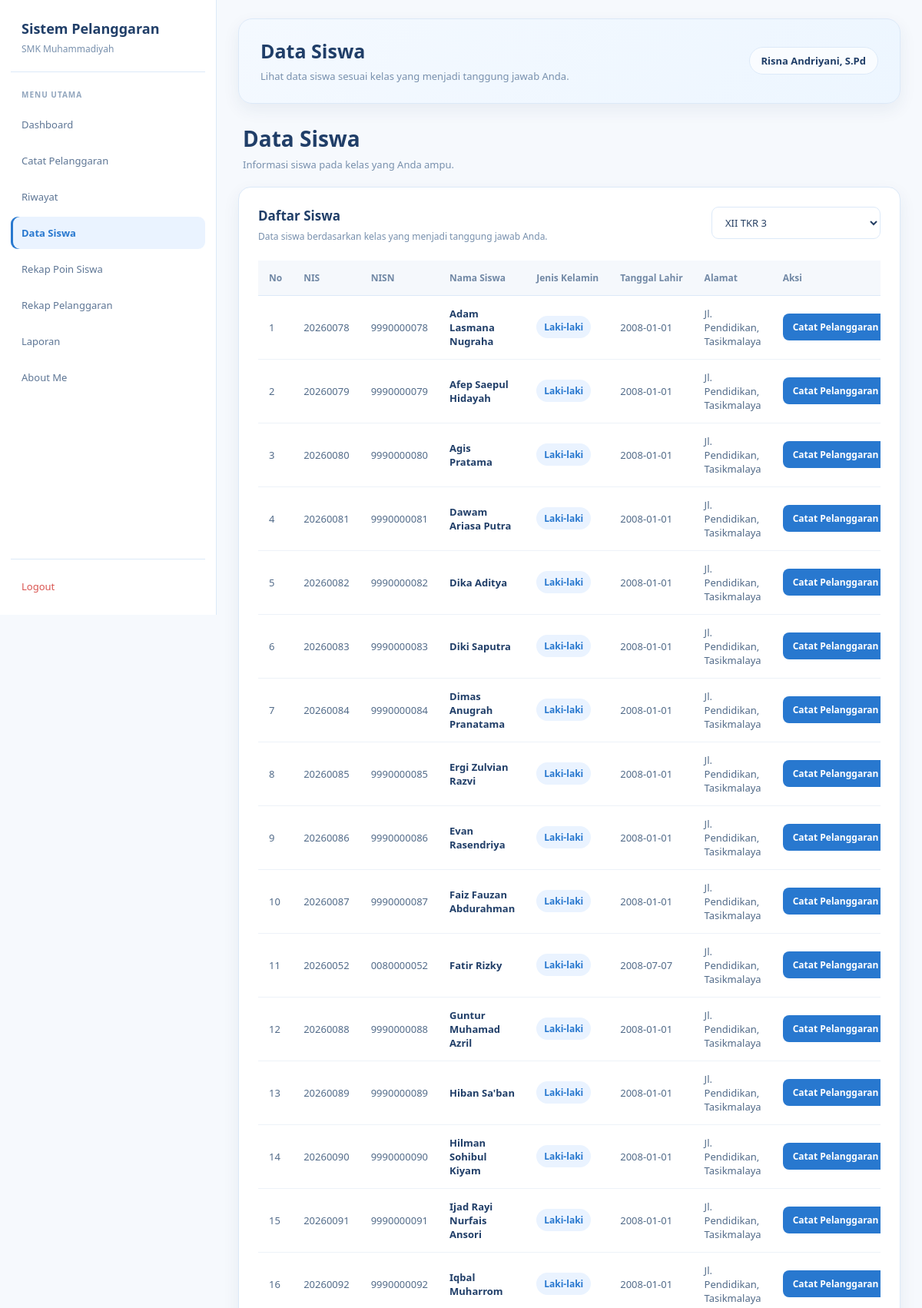
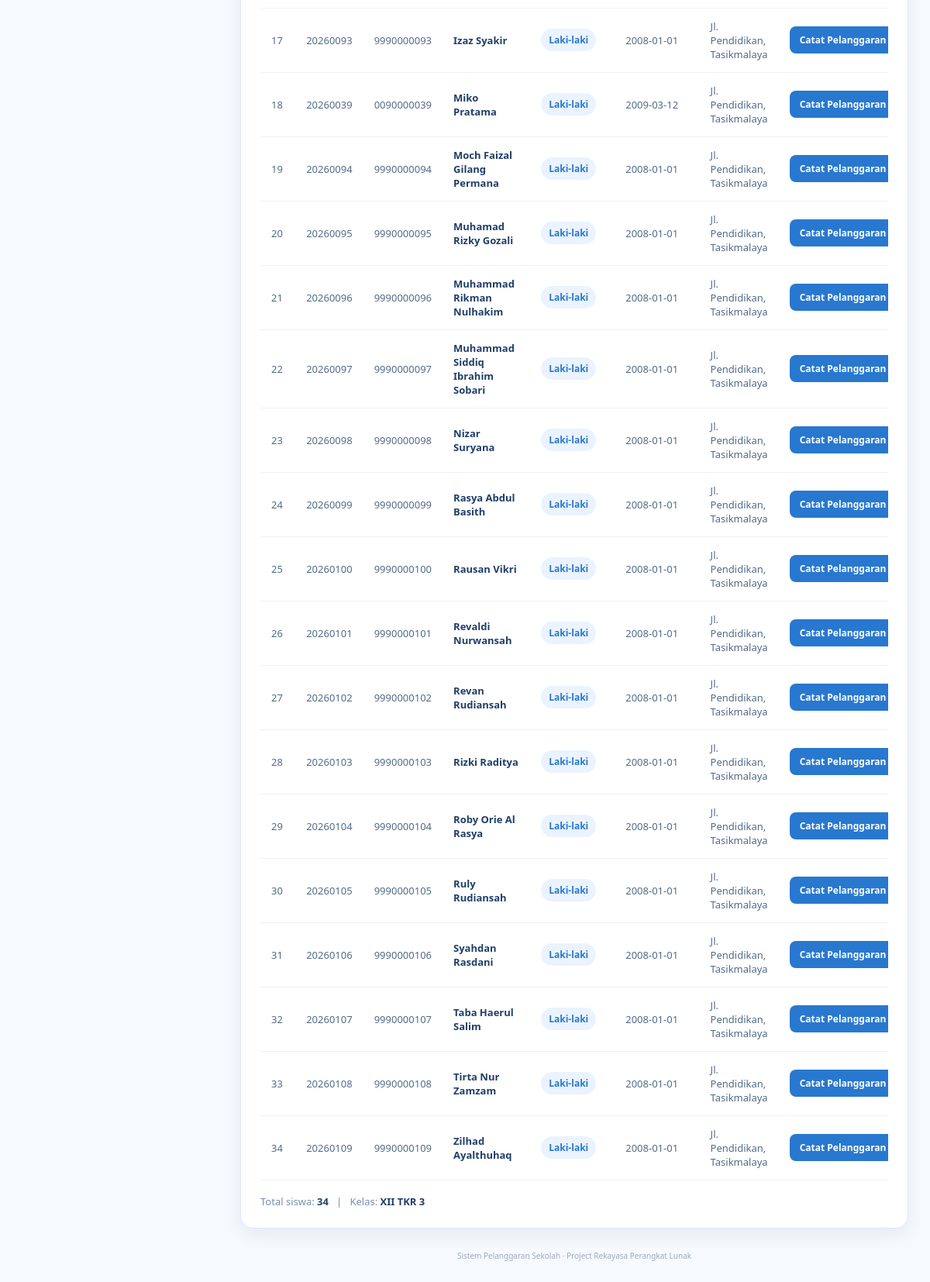
Screenshot of /walikelas/data_siswa.php (signed in) with the database file from the repository (2 pictures, top to bottom).
### tables this page shows
CREATE TABLE `t_siswa` (
  `id` int(11) NOT NULL,
  `nis` varchar(10) NOT NULL,
  `nisn` varchar(10) NOT NULL,
  `nama` varchar(150) NOT NULL,
  `jenis_kelamin` char(1) NOT NULL,
  `tanggal_lahir` date NOT NULL,
  `alamat` text NOT NULL,
  `status_aktif` tinyint(1) NOT NULL,
  `created_at` timestamp NULL DEFAULT current_timestamp(),
  `update_at` timestamp NULL DEFAULT current_timestamp()
);

### walikelas/data_siswa.php (the view, shortened to what this page needs)
<?php
include __DIR__ . "/../config/koneksi.php";
$guru_id = (int) $_SESSION['guru_id'];
$nama = $_SESSION['nama'] ?? 'Wali Kelas';
function e($value): string
{
    return htmlspecialchars(
        (string) ($value ?? ''),
        ENT_QUOTES,
        'UTF-8'
    );
}
$sql_kelas = "
    SELECT DISTINCT
        wk.kelas_id,
        wk.tahun_ajaran_id,
        k.nama AS nama_kelas
    FROM t_wali_kelas wk
    INNER JOIN t_kelas k
        ON k.id = wk.kelas_id
    WHERE wk.guru_id = ?
      AND wk.status_aktif = 1
      AND k.status_aktif = 1
      AND wk.tanggal_mulai <= CURDATE()
      AND (
          wk.tanggal_selesai IS NULL
          OR wk.tanggal_selesai >= CURDATE()
      )
    ORDER BY k.nama ASC
";
$stmt = $koneksi->prepare($sql_kelas);
$stmt->bind_param("i", $guru_id);
$stmt->execute();
$result_kelas = $stmt->get_result();
$daftar_kelas = [];
while ($row = $result_kelas->fetch_assoc()) {
    $daftar_kelas[] = $row;
}
$kelas_id = 0;
$tahun_ajaran_id = 0;
$nama_kelas_aktif = '';
$kelas_valid = false;
if (!$kelas_valid && !empty($daftar_kelas)) {
    $kelas_id = (int) $daftar_kelas[0]['kelas_id'];
    $tahun_ajaran_id = (int) $daftar_kelas[0]['tahun_ajaran_id'];
    $nama_kelas_aktif = $daftar_kelas[0]['nama_kelas'];
}
$siswa = [];
if ($kelas_id > 0 && $tahun_ajaran_id > 0) {
    $sql_siswa = "
        SELECT
            s.id,
            s.nis,
            s.nisn,
            s.nama,
            s.jenis_kelamin,
            s.tanggal_lahir,
            s.alamat
        FROM t_kelas_siswa ks
        INNER JOIN (
            SELECT MAX(id) AS id
            FROM t_kelas_siswa
            WHERE kelas_id = ?
              AND tahun_ajaran_id = ?
              AND status_aktif = 1
              AND tanggal_mulai <= CURDATE()
              AND (
                  tanggal_selesai IS NULL
                  OR tanggal_selesai >= CURDATE()
              )
            GROUP BY siswa_id
        ) penempatan_aktif
            ON penempatan_aktif.id = ks.id
        INNER JOIN t_siswa s
            ON s.id = ks.siswa_id
        WHERE ks.kelas_id = ?
          AND ks.tahun_ajaran_id = ?
          AND ks.status_aktif = 1
          AND s.status_aktif = 1
        ORDER BY s.nama ASC
    ";
    $stmt_siswa = $koneksi->prepare($sql_siswa);
    $stmt_siswa->bind_param(
        "iiii",
        $kelas_id,
        $tahun_ajaran_id,
        $kelas_id,
        $tahun_ajaran_id
    );
    $stmt_siswa->execute();
    $result_siswa = $stmt_siswa->get_result();
    while ($row = $result_siswa->fetch_assoc()) {
        $siswa[] = $row;
    }
}
?>
<!DOCTYPE html>
<html lang="id">
<head>
</head>
<body>
<div class="layout">
    <aside class="sidebar">
        <div class="brand">
            <div class="brand-title">
                Sistem Pelanggaran
            </div>
            <div class="brand-subtitle">
                SMK Muhammadiyah
            </div>
        </div>
        <div class="menu-title">
            Menu Utama
        </div>
        <nav class="menu">
            <a
                href="../dashboard.php"
                class="menu-link"
            >
                Dashboard
            </a>
            <a
                href="catat_pelanggaran.php"
                class="menu-link"
            >
                Catat Pelanggaran
            </a>
            <a
                href="riwayat.php"
                class="menu-link"
            >
                Riwayat
            </a>
            <a
                href="data_siswa.php"
                class="menu-link active"
                aria-current="page"
            >
                Data Siswa
            </a>
            <a
                href="rekap_poin.php"
                class="menu-link"
            >
                Rekap Poin Siswa
            </a>
            <a
                href="rekap_pelanggaran.php"
                class="menu-link"
            >
                Rekap Pelanggaran
            </a>
            <a
                href="cetak_rekap.php"
                class="menu-link"
            >
                Laporan
            </a>
            <a
                href="../about.php"
                class="menu-link"
            >
                About Me
            </a>
        </nav>
        <div class="logout">
            <a href="../logout.php" class="menu-link">
                Logout
            </a>
        </div>
    </aside>
    <main class="main">
        <section class="topbar">
            <div class="welcome">
                <h2>Data Siswa</h2>
                <p>
                    Lihat data siswa sesuai kelas yang menjadi tanggung jawab Anda.
                </p>
            </div>
            <div class="user-box">
                <span class="user-name">
                    <?= e($nama) ?>
                </span>
            </div>
        </section>
        <div class="page-head">
            <h3>Data Siswa</h3>
            <p>
                Informasi siswa pada kelas yang Anda ampu.
            </p>
        </div>
        <section class="panel">
            <div class="panel-header">
                <div>
                    <h4>Daftar Siswa</h4>
                    <p>
                        Data siswa berdasarkan kelas yang menjadi tanggung jawab Anda.
                    </p>
                </div>
                <?php if (!empty($daftar_kelas)): ?>
                    <form method="GET">
                        <select
                            name="penugasan"
                            class="form-select"
                            onchange="this.form.submit()"
                        >
                            <?php foreach ($daftar_kelas as $kelas): ?>
                                <?php
                                $value_kelas =
                                    (int) $kelas['kelas_id'] . '|' .
                                    (int) $kelas['tahun_ajaran_id'];
                                $value_aktif =
                                    $kelas_id . '|' .
                                    $tahun_ajaran_id;
                                ?>
                                <option
                                    value="<?= e($value_kelas) ?>"
                                    <?= $value_kelas === $value_aktif ? 'selected' : '' ?>
                                >
                                    <?= e($kelas['nama_kelas']) ?>
                                </option>
                            <?php endforeach; ?>
                        </select>
                    </form>
                <?php endif; ?>
            </div>
            <?php if (empty($daftar_kelas)): ?>
                <div class="empty">
                    Belum ada penugasan kelas Wali Kelas yang aktif.
                </div>
            <?php else: ?>
                <div class="table-responsive">
                    <table class="table">
                        <thead>
                            <tr>
                                <th>No</th>
                                <th>NIS</th>
                                <th>NISN</th>
                                <th>Nama Siswa</th>
                                <th>Jenis Kelamin</th>
                                <th>Tanggal Lahir</th>
                                <th>Alamat</th>
                                <th>Aksi</th>
                            </tr>
                        </thead>
                        <tbody>
                            <?php if (empty($siswa)): ?>
                                <tr>
                                    <td colspan="8" class="empty">
                                        Belum ada siswa aktif di kelas ini.
                                    </td>
                                </tr>
                            <?php else: ?>
                                <?php foreach ($siswa as $index => $row): ?>
                                    <tr>
                                        <td>
                                            <?= $index + 1 ?>
                                        </td>
                                        <td>
                                            <?= e($row['nis'] ?: '-') ?>
                                        </td>
                                        <td>
                                            <?= e($row['nisn'] ?: '-') ?>
                                        </td>
                                        <td>
                                            <span class="student-name">
                                                <?= e($row['nama']) ?>
                                            </span>
                                        </td>
                                        <td>
                                            <span class="badge-gender">
                                                <?= ($row['jenis_kelamin'] ?? '') === 'L'
                                                    ? 'Laki-laki'
                                                    : (($row['jenis_kelamin'] ?? '') === 'P'
                                                        ? 'Perempuan'
                                                        : '-') ?>
                                            </span>
                                        </td>
                                        <td>
                                            <?= e($row['tanggal_lahir'] ?: '-') ?>
                                        </td>
                                        <td>
                                            <?= e($row['alamat'] ?: '-') ?>
                                        </td>
                                        <td>
                                            <a
                                                href="catat_pelanggaran.php?siswa_id=<?= (int) $row['id'] ?>&kelas_id=<?= $kelas_id ?>&tahun_ajaran_id=<?= $tahun_ajaran_id ?>"
                                                class="btn-catat"
                                            >
                                                Catat Pelanggaran
                                            </a>
                                        </td>
                                    </tr>
                                <?php endforeach; ?>
                            <?php endif; ?>
                        </tbody>
                    </table>
                </div>
                <div class="total-info">
                    Total siswa:
                    <strong><?= number_format(count($siswa)) ?></strong>
                    &nbsp; | &nbsp;
                    Kelas:
                    <strong><?= e($nama_kelas_aktif) ?></strong>
                </div>
            <?php endif; ?>
        </section>
        <div class="footer">
            Sistem Pelanggaran Sekolah · Project Rekayasa Perangkat Lunak
        </div>
    </main>
</div>
</body>
</html>

### walikelas/data_siswa.php (style rules this page uses)
:root { --blue: #2878cf; --blue-dark: #203e68; --blue-soft: #eaf3ff; --page: #f6f9fd; --white: #ffffff; --text: #263f63; --muted: #7890ad; --line: #dce9f8; --shadow: 0 8px 22px rgba(32, 62, 104, .07); }
* { margin: 0; padding: 0; box-sizing: border-box; }
body { font-family: "Segoe UI", Arial, sans-serif; background: var(--page); color: var(--text); }
a { text-decoration: none; }
.layout { min-height: 100vh; }
.sidebar { position: fixed; top: 0; left: 0; width: 282px; height: 100vh; padding: 25px 14px 16px; display: flex; flex-direction: column; background: var(--white); border-right: 1px solid var(--line); z-index: 1000; overflow-y: auto; }
.brand { padding: 0 14px 20px; margin-bottom: 22px; border-bottom: 1px solid var(--line); }
.brand-title { color: var(--blue-dark); font-size: 18px; font-weight: 700; line-height: 1.4; margin-bottom: 5px; }
.brand-subtitle { color: var(--muted); font-size: 12px; line-height: 1.5; }
.menu-title { margin: 0 14px 11px; color: #91a5bd; font-size: 10px; font-weight: 700; letter-spacing: 1px; text-transform: uppercase; }
.menu { display: flex; flex-direction: column; gap: 5px; }
.menu-link { display: flex; align-items: center; min-height: 42px; padding: 11px 14px; border-radius: 9px; color: #5e7695; font-size: 13px; font-weight: 500; transition: .2s ease; }
.menu-link.active { background: var(--blue-soft); color: var(--blue); font-weight: 600; box-shadow: inset 3px 0 0 var(--blue); }
.logout { margin-top: auto; padding-top: 14px; border-top: 1px solid var(--line); }
.logout .menu-link { color: #d9534f; }
.main { width: calc(100% - 282px); min-height: 100vh; margin-left: 282px; padding: 24px 28px 40px; }
.topbar { background: linear-gradient( 135deg, #f4f9ff 0%, #edf6ff 100% ); border: 1px solid var(--line); border-radius: 18px; padding: 24px 28px; display: flex; align-items: center; justify-content: space-between; gap: 20px; margin-bottom: 26px; box-shadow: var(--shadow); }
.welcome h2 { font-size: 25px; font-weight: 700; color: var(--blue-dark); margin-bottom: 6px; }
.welcome p { font-size: 13px; color: var(--muted); line-height: 1.6; }
.user-box { display: flex; align-items: center; color: var(--blue-dark); font-size: 13px; font-weight: 600; background: rgba(255, 255, 255, .65); border: 1px solid var(--line); border-radius: 30px; padding: 8px 15px; }
.user-name { white-space: nowrap; }
.page-head { margin: 4px 6px 18px; }
.page-head h3 { font-size: 28px; font-weight: 700; color: var(--blue-dark); margin-bottom: 5px; }
.page-head p { color: var(--muted); font-size: 13px; line-height: 1.6; }
.panel { background: var(--white); border: 1px solid var(--line); border-radius: 16px; padding: 25px; box-shadow: var(--shadow); }
.panel-header { display: flex; justify-content: space-between; align-items: flex-start; flex-wrap: wrap; gap: 18px; margin-bottom: 22px; }
.panel-header h4 { color: var(--blue-dark); font-size: 17px; font-weight: 700; margin-bottom: 6px; }
.panel-header p { color: var(--muted); font-size: 12px; line-height: 1.6; }
.form-select { min-width: 220px; max-width: 300px; border: 1px solid var(--line); border-radius: 9px; background: #fff; padding: 10px 13px; color: var(--text); font-family: inherit; font-size: 13px; outline: none; cursor: pointer; transition: .2s; }
.table-responsive { width: 100%; overflow-x: auto; }
.table { width: 100%; border-collapse: collapse; }
.table thead th { background: #f5f8fc; color: #7188a5; font-size: 12px; font-weight: 700; padding: 14px; text-align: left; white-space: nowrap; border-bottom: 1px solid var(--line); }
.table tbody td { padding: 14px; font-size: 13px; color: #526b89; vertical-align: middle; border-bottom: 1px solid #edf2f8; }
.student-name { color: var(--blue-dark); font-weight: 600; }
.badge-gender { display: inline-block; background: var(--blue-soft); color: var(--blue); padding: 6px 10px; border-radius: 20px; font-size: 12px; font-weight: 600; white-space: nowrap; }
.btn-catat { display: inline-flex; align-items: center; justify-content: center; padding: 9px 13px; background: var(--blue); color: #fff; border-radius: 8px; font-size: 12px; font-weight: 600; white-space: nowrap; transition: .2s ease; }
.total-info { margin-top: 18px; color: var(--muted); font-size: 13px; }
.total-info strong { color: var(--blue-dark); font-weight: 700; }
.footer { text-align: center; margin-top: 28px; color: #9aabc0; font-size: 10px; }

### rows the page displays
t_siswa: nis "20260078", nisn "9990000078", nama "Adam Lasmana Nugraha", jenis_kelamin "Laki-laki", tanggal_lahir "2008-01-01", alamat "Jl. Pendidikan, Tasikmalaya"
t_siswa: nis "20260079", nisn "9990000079", nama "Afep Saepul Hidayah", jenis_kelamin "Laki-laki", tanggal_lahir "2008-01-01", alamat "Jl. Pendidikan, Tasikmalaya"
t_siswa: nis "20260080", nisn "9990000080", nama "Agis Pratama", jenis_kelamin "Laki-laki", tanggal_lahir "2008-01-01", alamat "Jl. Pendidikan, Tasikmalaya"
t_siswa: nis "20260081", nisn "9990000081", nama "Dawam Ariasa Putra", jenis_kelamin "Laki-laki", tanggal_lahir "2008-01-01", alamat "Jl. Pendidikan, Tasikmalaya"
t_siswa: nis "20260082", nisn "9990000082", nama "Dika Aditya", jenis_kelamin "Laki-laki", tanggal_lahir "2008-01-01", alamat "Jl. Pendidikan, Tasikmalaya"
t_siswa: nis "20260083", nisn "9990000083", nama "Diki Saputra", jenis_kelamin "Laki-laki", tanggal_lahir "2008-01-01", alamat "Jl. Pendidikan, Tasikmalaya"
t_siswa: nis "20260084", nisn "9990000084", nama "Dimas Anugrah Pranatama", jenis_kelamin "Laki-laki", tanggal_lahir "2008-01-01", alamat "Jl. Pendidikan, Tasikmalaya"
t_siswa: nis "20260085", nisn "9990000085", nama "Ergi Zulvian Razvi", jenis_kelamin "Laki-laki", tanggal_lahir "2008-01-01", alamat "Jl. Pendidikan, Tasikmalaya"
t_siswa: nis "20260086", nisn "9990000086", nama "Evan Rasendriya", jenis_kelamin "Laki-laki", tanggal_lahir "2008-01-01", alamat "Jl. Pendidikan, Tasikmalaya"
t_siswa: nis "20260087", nisn "9990000087", nama "Faiz Fauzan Abdurahman", jenis_kelamin "Laki-laki", tanggal_lahir "2008-01-01", alamat "Jl. Pendidikan, Tasikmalaya"
t_siswa: nis "20260052", nisn "0080000052", nama "Fatir Rizky", jenis_kelamin "Laki-laki", tanggal_lahir "2008-07-07", alamat "Jl. Pendidikan, Tasikmalaya"
t_siswa: nis "20260088", nisn "9990000088", nama "Guntur Muhamad Azril", jenis_kelamin "Laki-laki", tanggal_lahir "2008-01-01", alamat "Jl. Pendidikan, Tasikmalaya"
t_siswa: nis "20260089", nisn "9990000089", nama "Hiban Sa'ban", jenis_kelamin "Laki-laki", tanggal_lahir "2008-01-01", alamat "Jl. Pendidikan, Tasikmalaya"
t_siswa: nis "20260090", nisn "9990000090", nama "Hilman Sohibul Kiyam", jenis_kelamin "Laki-laki", tanggal_lahir "2008-01-01", alamat "Jl. Pendidikan, Tasikmalaya"
t_siswa: nis "20260091", nisn "9990000091", nama "Ijad Rayi Nurfais Ansori", jenis_kelamin "Laki-laki", tanggal_lahir "2008-01-01", alamat "Jl. Pendidikan, Tasikmalaya"
t_siswa: nis "20260092", nisn "9990000092", nama "Iqbal Muharrom", jenis_kelamin "Laki-laki", tanggal_lahir "2008-01-01", alamat "Jl. Pendidikan, Tasikmalaya"
t_siswa: nis "20260093", nisn "9990000093", nama "Izaz Syakir", jenis_kelamin "Laki-laki", tanggal_lahir "2008-01-01", alamat "Jl. Pendidikan, Tasikmalaya"
t_siswa: nis "20260039", nisn "0090000039", nama "Miko Pratama", jenis_kelamin "Laki-laki", tanggal_lahir "2009-03-12", alamat "Jl. Pendidikan, Tasikmalaya"
t_siswa: nis "20260094", nisn "9990000094", nama "Moch Faizal Gilang Permana", jenis_kelamin "Laki-laki", tanggal_lahir "2008-01-01", alamat "Jl. Pendidikan, Tasikmalaya"
t_siswa: nis "20260095", nisn "9990000095", nama "Muhamad Rizky Gozali", jenis_kelamin "Laki-laki", tanggal_lahir "2008-01-01", alamat "Jl. Pendidikan, Tasikmalaya"
t_siswa: nis "20260096", nisn "9990000096", nama "Muhammad Rikman Nulhakim", jenis_kelamin "Laki-laki", tanggal_lahir "2008-01-01", alamat "Jl. Pendidikan, Tasikmalaya"
t_siswa: nis "20260097", nisn "9990000097", nama "Muhammad Siddiq Ibrahim Sobari", jenis_kelamin "Laki-laki", tanggal_lahir "2008-01-01", alamat "Jl. Pendidikan, Tasikmalaya"
t_siswa: nis "20260098", nisn "9990000098", nama "Nizar Suryana", jenis_kelamin "Laki-laki", tanggal_lahir "2008-01-01", alamat "Jl. Pendidikan, Tasikmalaya"
t_siswa: nis "20260099", nisn "9990000099", nama "Rasya Abdul Basith", jenis_kelamin "Laki-laki", tanggal_lahir "2008-01-01", alamat "Jl. Pendidikan, Tasikmalaya"
t_siswa: nis "20260100", nisn "9990000100", nama "Rausan Vikri", jenis_kelamin "Laki-laki", tanggal_lahir "2008-01-01", alamat "Jl. Pendidikan, Tasikmalaya"
t_siswa: nis "20260101", nisn "9990000101", nama "Revaldi Nurwansah", jenis_kelamin "Laki-laki", tanggal_lahir "2008-01-01", alamat "Jl. Pendidikan, Tasikmalaya"
t_siswa: nis "20260102", nisn "9990000102", nama "Revan Rudiansah", jenis_kelamin "Laki-laki", tanggal_lahir "2008-01-01", alamat "Jl. Pendidikan, Tasikmalaya"
t_siswa: nis "20260103", nisn "9990000103", nama "Rizki Raditya", jenis_kelamin "Laki-laki", tanggal_lahir "2008-01-01", alamat "Jl. Pendidikan, Tasikmalaya"
t_siswa: nis "20260104", nisn "9990000104", nama "Roby Orie Al Rasya", jenis_kelamin "Laki-laki", tanggal_lahir "2008-01-01", alamat "Jl. Pendidikan, Tasikmalaya"
t_siswa: nis "20260105", nisn "9990000105", nama "Ruly Rudiansah", jenis_kelamin "Laki-laki", tanggal_lahir "2008-01-01", alamat "Jl. Pendidikan, Tasikmalaya"
t_siswa: nis "20260106", nisn "9990000106", nama "Syahdan Rasdani", jenis_kelamin "Laki-laki", tanggal_lahir "2008-01-01", alamat "Jl. Pendidikan, Tasikmalaya"
t_siswa: nis "20260107", nisn "9990000107", nama "Taba Haerul Salim", jenis_kelamin "Laki-laki", tanggal_lahir "2008-01-01", alamat "Jl. Pendidikan, Tasikmalaya"
t_siswa: nis "20260108", nisn "9990000108", nama "Tirta Nur Zamzam", jenis_kelamin "Laki-laki", tanggal_lahir "2008-01-01", alamat "Jl. Pendidikan, Tasikmalaya"
t_siswa: nis "20260109", nisn "9990000109", nama "Zilhad Ayalthuhaq", jenis_kelamin "Laki-laki", tanggal_lahir "2008-01-01", alamat "Jl. Pendidikan, Tasikmalaya"

### other values shown
$nama "Risna Andriyani, S.Pd"
count($siswa) "34"
$nama_kelas_aktif "XII TKR 3"
form field penugasan "XII TKR 3"
